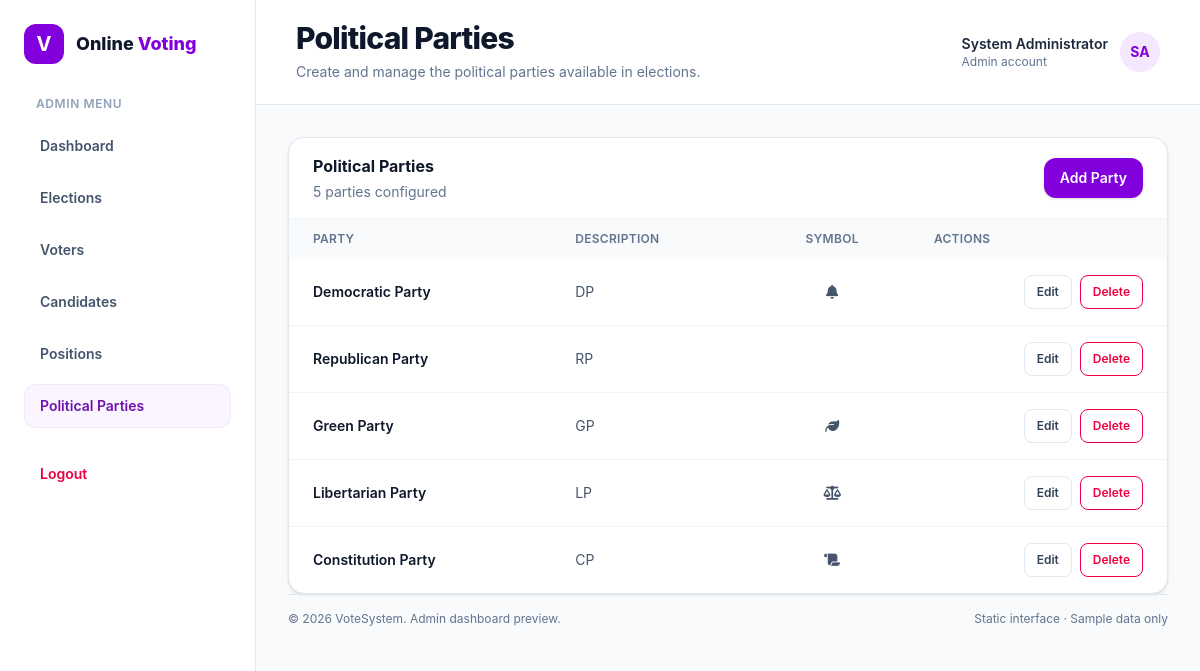
Screenshot of /views/admin/parties.php (signed in) with the database file from the repository.
### tables this page shows
CREATE TABLE parties (
    id INT AUTO_INCREMENT PRIMARY KEY,
    name VARCHAR(100) NOT NULL UNIQUE,
    description TEXT NOT NULL,
    symbol VARCHAR(255) DEFAULT NULL,
    created_at TIMESTAMP DEFAULT CURRENT_TIMESTAMP,
    updated_at TIMESTAMP DEFAULT CURRENT_TIMESTAMP ON UPDATE CURRENT_TIMESTAMP
);

### app/paths.php (called while the page is built, shortened)
<?php
function app_url(string $path = ''): string
{
    return APP_BASE_URL . '/' . ltrim($path, '/');
}

### views/admin/parties.php (the view, shortened to what this page needs)
<?php
require_once __DIR__ . '/../../app/paths.php';
require_once APP_ROOT . '/app/config/database.php';
$stmt = $pdo->query("SELECT id, name, description, symbol FROM parties ORDER BY created_at DESC");
$parties = $stmt->fetchAll(PDO::FETCH_ASSOC);
?>
<!DOCTYPE html>
<html lang="en">
<head>
    <link rel="stylesheet" href="../../public/css/app.css">
</head>
<body class="min-h-screen bg-slate-50 text-slate-800 antialiased">
    <div class="flex min-h-screen flex-col md:flex-row">
        <?php $portalRole = 'admin';
        include APP_ROOT . '/includes/shared/portal_sidebar.php'; ?>
        <div class="min-w-0 flex-1">
            <?php
            include APP_ROOT . '/includes/shared/portal_header.php';
            ?>
            <main id="dashboard" class="min-w-0 flex-1">
                <div class="mx-auto max-w-7xl px-4 py-6 sm:px-6 lg:px-8 lg:py-8">
                    <section class="overflow-hidden rounded-2xl border border-slate-200 bg-white shadow-sm">
                        <div class="flex flex-col justify-between gap-3 border-b border-slate-100 px-5 py-4 sm:flex-row sm:items-center sm:px-6">
                            <div>
                                <h2 class="font-bold text-slate-900">Political Parties</h2>
                                <p class="mt-1 text-sm text-slate-500"><span id="partyCount"><?= count($parties) ?></span> parties configured</p>
                            </div>
                            <button type="button" data-open-modal="partyModal" class="inline-flex items-center justify-center rounded-xl bg-purple-700 px-4 py-2.5 text-sm font-semibold text-white shadow-sm transition hover:bg-purple-800">
                                Add Party
                            </button>
                        </div>
                        <div class="overflow-x-auto">
                            <table class="w-full text-left text-sm">
                                <thead class="bg-slate-50 text-xs uppercase tracking-wide text-slate-500">
                                    <tr>
                                        <th class="px-6 py-3 font-semibold">Party</th>
                                        <th class="px-6 py-3 font-semibold">Description</th>
                                        <th class="px-6 py-3 text-center font-semibold">Symbol</th>
                                        <th class="px-6 py-3 text-right font-semibold">Actions</th>
                                    </tr>
                                </thead>
                                <tbody id="partyRows" class="divide-y divide-slate-100">
                                    <?php foreach ($parties as $party) : ?>
                                        <tr data-record data-id="<?= (int) $party['id'] ?>">
                                            <td class="px-6 py-4 font-semibold text-slate-900" data-name><?= htmlspecialchars($party['name'], ENT_QUOTES, 'UTF-8') ?></td>
                                            <td class="max-w-lg px-6 py-4 text-slate-600" data-description><?= htmlspecialchars($party['description'], ENT_QUOTES, 'UTF-8') ?></td>
                                            <td class="px-6 py-4 text-center text-slate-600" data-symbol>
                                                <i class="fa-solid fa-<?= htmlspecialchars($party['symbol'] ?? '', ENT_QUOTES, 'UTF-8')
                                                                        ?>"></i>
                                            </td>
                                            <td class="px-6 py-4">
                                                <div class="flex justify-end gap-2">
                                                    <button type="button" data-edit class="rounded-lg border border-slate-200 px-3 py-2 text-xs font-semibold text-slate-700 hover:bg-slate-50">Edit</button>
                                                    <form method="post" action="<?= htmlspecialchars(app_url('views/admin/parties.php'), ENT_QUOTES, 'UTF-8') ?>" data-delete-form>
                                                        <button type="submit" data-delete class="rounded-lg border border-rose-200 px-3 py-2 text-xs font-semibold text-rose-600 hover:bg-rose-50">Delete</button>
                                                    </form>
                                                </div>
                                            </td>
                                        </tr>
                                    <?php endforeach; ?>
                                </tbody>
                            </table>
                        </div>
                    </section>
                    <?php include_once APP_ROOT . '/includes/admin/footer.php' ?>
                </div>
            </main>
        </div>
    </div>
</body>
</html>

### rows the page displays
parties: name "Democratic Party", description "DP"
parties: name "Republican Party", description "RP"
parties: name "Green Party", description "GP"
parties: name "Libertarian Party", description "LP"
parties: name "Constitution Party", description "CP"

### other values shown
$portalLabel "ADMIN"
$item['label'] "Dashboard"
$item['label'] "Elections"
$item['label'] "Voters"
$item['label'] "Candidates"
$item['label'] "Positions"
$item['label'] "Political Parties"
$pageTitle "Political Parties"
$pageDescription "Create and manage the political parties available in elections."
$headerName "System Administrator"
$headerRole "Admin"
$headerInitials "SA"
count($parties) "5"
